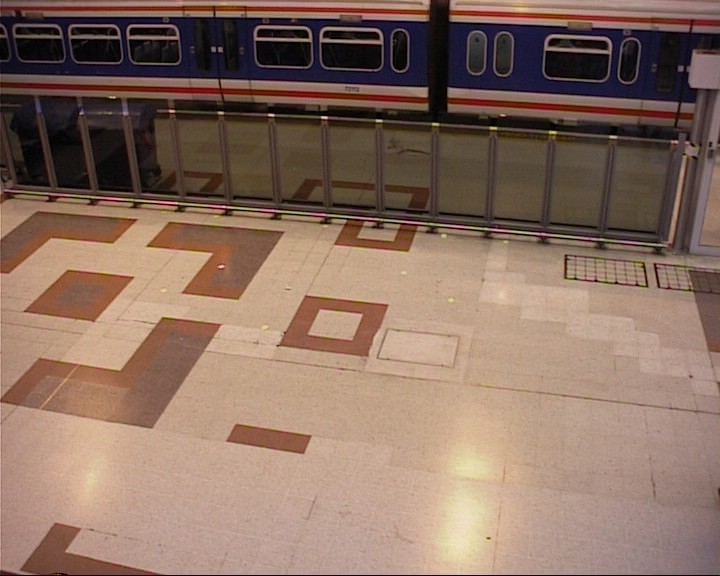
#> input picture in000001.jpg, 720 x 576 px; the run also reads 3 pictures not shown here
$ jupyter execute NonParamBGS.ipynb
#> lines starting #> are read from the running program, lines starting #| are printed output that depends on the picture; after the words box and inside, x2 and y2 are one past the last pixel; in counts of white or black regions, pixels touching at a corner belong together
<a href="https://colab.research.google.com/github/gabilodeau/INF6804/blob/master/NonParamBGS.ipynb" target="_parent"></a>

INF6804 Vision par ordinateur

Polytechnique Montréal

Détection de changements: Méthode non paramétrique par échantillons

[cell 1]
import numpy as np
import cv2
import os
import matplotlib.pyplot as plt

Lecture d'images pour entraîner le modèle. (Images provenant PETS 2006, http://www.cvg.reading.ac.uk/PETS2006/data.html)

[cell 2]
image_name = 'in000001.jpg'
if not os.path.exists(image_name):
  !gdown https://raw.githubusercontent.com/gabilodeau/INF6804/master/images/in000001.jpg
  !gdown https://raw.githubusercontent.com/gabilodeau/INF6804/master/images/in000003.jpg
  !gdown https://raw.githubusercontent.com/gabilodeau/INF6804/master/images/in000004.jpg
  !gdown https://raw.githubusercontent.com/gabilodeau/INF6804/master/images/in000005.jpg
  !gdown https://raw.githubusercontent.com/gabilodeau/INF6804/master/images/in000235.jpg

[cell 3]
image1 = (cv2.imread('in000001.jpg',cv2.IMREAD_GRAYSCALE)).astype(float)
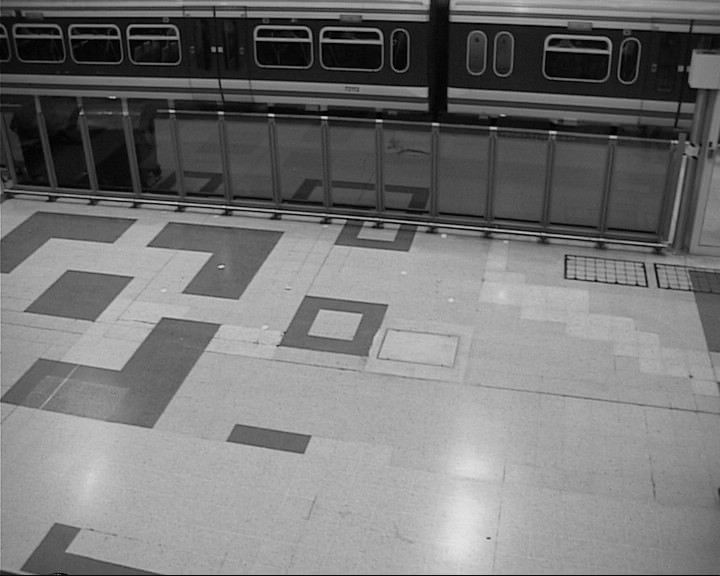
#> image1: shape (576, 720) float64; min 0, max 229, mean 117.9
plt.imshow(image1, cmap = plt.get_cmap('gray'))
plt.show()
image2 = (cv2.imread('in000003.jpg',cv2.IMREAD_GRAYSCALE)).astype(float)
#> image2: shape (576, 720) float64; min 0, max 230, mean 117.8
image3 = (cv2.imread('in000004.jpg',cv2.IMREAD_GRAYSCALE)).astype(float)
#> image3: shape (576, 720) float64; min 0, max 228, mean 117.8
image4 = (cv2.imread('in000005.jpg',cv2.IMREAD_GRAYSCALE)).astype(float)
#> image4: shape (576, 720) float64; min 0, max 229, mean 117.8

Dans cet exemple, les calculs sont faits sur une image en tons de gris. Pour entraîner le modèle, ici, on utilise les échantillons des quatres images.

Lecture de l'image qui sera utilisée pour la détection de changements.

[cell 4]
imagedet = (cv2.imread('in000235.jpg',cv2.IMREAD_GRAYSCALE)).astype(float)
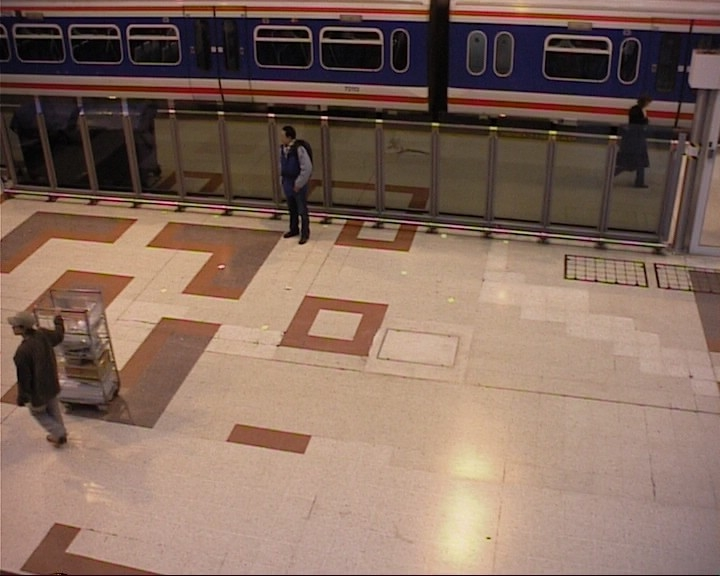
#> input picture in000235.jpg, 720 x 576 px
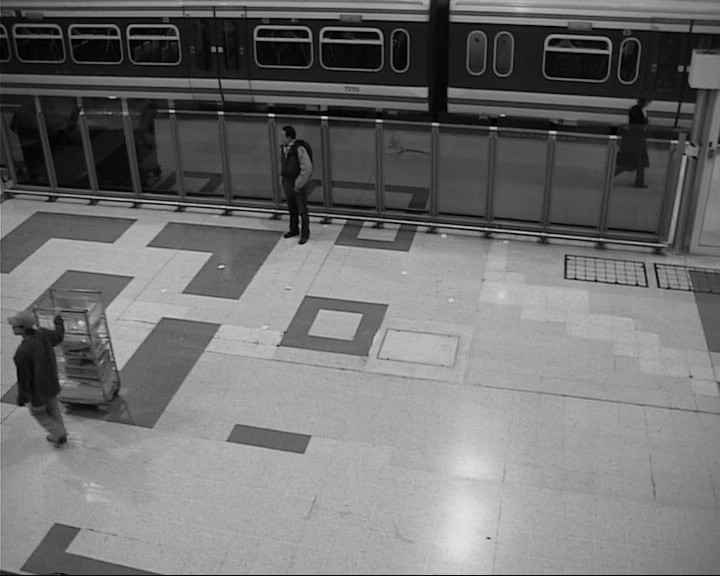
#> imagedet: shape (576, 720) float64; min 0, max 230, mean 113.2
plt.imshow(imagedet, cmap = plt.get_cmap('gray'))
plt.show()

[cell 5]
# Seuils de décision
R = 30
nbEchantillonsmin = 2

# Vecteur de 4 échantillons pour chaque pixel.
SimEch1 = np.abs(imagedet - image1)>= R
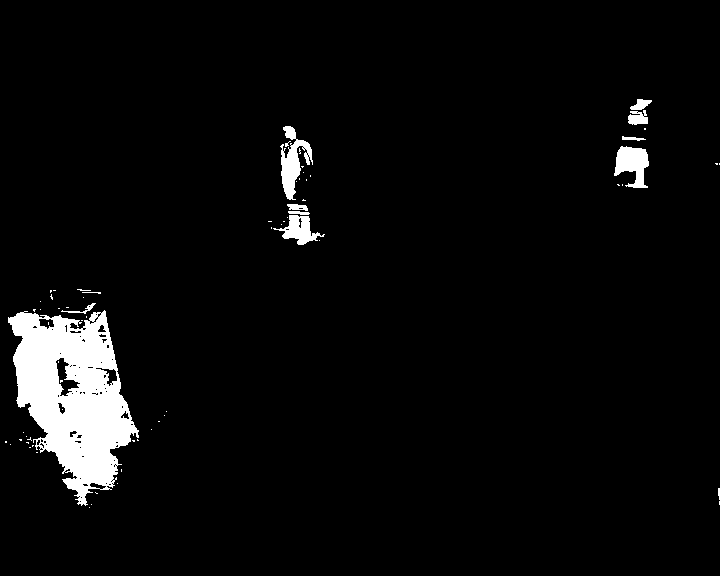
#> SimEch1: shape (576, 720) bool; 4.3% white; 70 white regions (58 under 20 px), largest, box (x1, y1, x2, y2) and area: (8, 310, 139, 506) 14295, (280, 126, 313, 200) 1087, (614, 146, 649, 188) 932
SimEch2 = np.abs(imagedet - image2)>= R
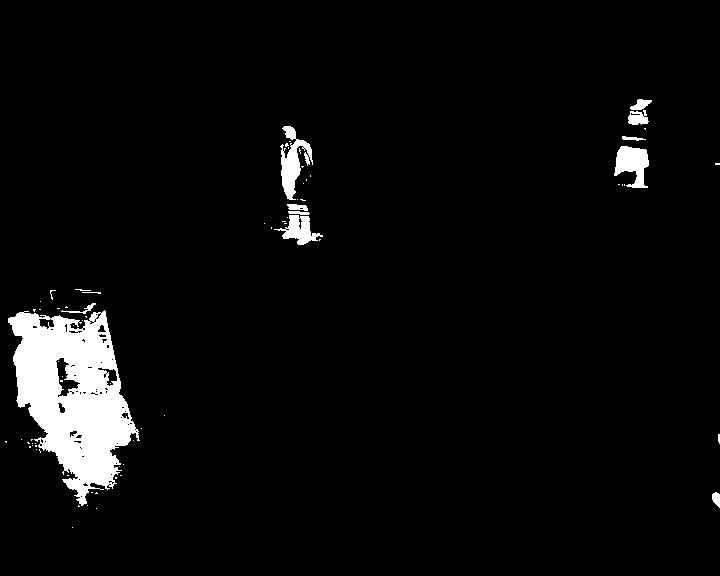
#> SimEch2: shape (576, 720) bool; 4.3% white; 73 white regions (61 under 20 px), largest, box (x1, y1, x2, y2) and area: (8, 310, 140, 506) 14243, (280, 126, 313, 200) 1085, (614, 146, 649, 188) 932
SimEch3 = np.abs(imagedet - image3)>= R
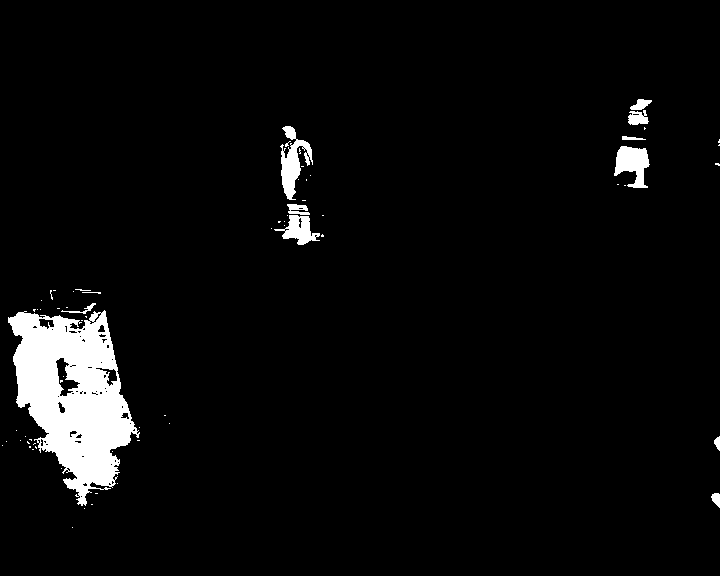
#> SimEch3: shape (576, 720) bool; 4.3% white; 68 white regions (56 under 20 px), largest, box (x1, y1, x2, y2) and area: (8, 310, 140, 506) 14274, (280, 126, 313, 200) 1085, (614, 146, 650, 188) 934
SimEch4 = np.abs(imagedet - image4)>= R
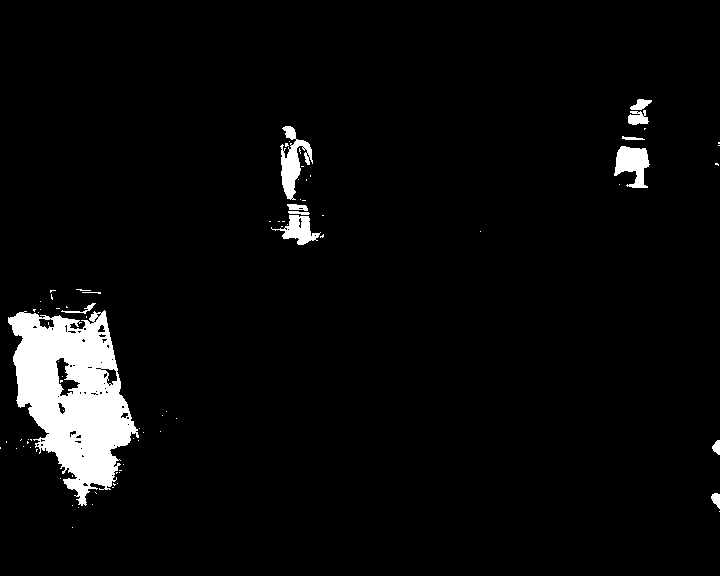
#> SimEch4: shape (576, 720) bool; 4.3% white; 83 white regions (70 under 20 px), largest, box (x1, y1, x2, y2) and area: (8, 310, 139, 506) 14274, (280, 126, 313, 200) 1086, (614, 146, 650, 188) 937

# Somme des correspondances
EchCorr = SimEch1.astype('int') + SimEch2.astype('int') + SimEch3.astype('int') + SimEch4.astype('int')
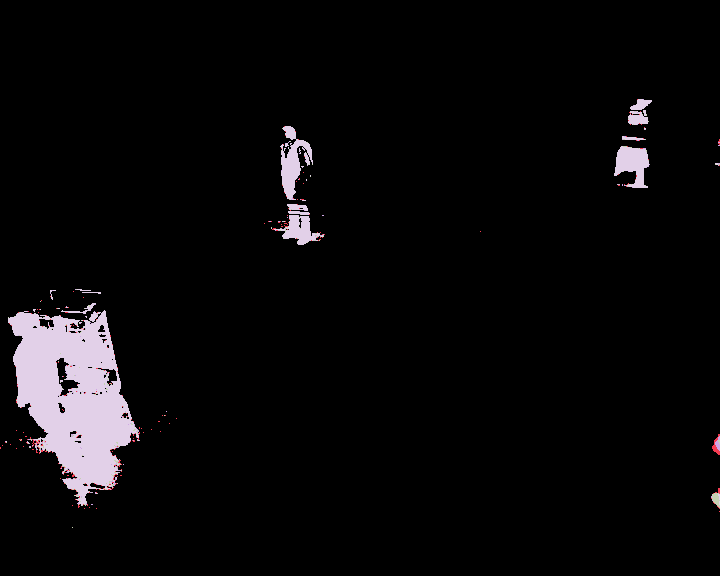
#> EchCorr: shape (576, 720) int64; 5 distinct labels, from 0 to 4; one colour per label, 0 black
Avantplan = EchCorr >= nbEchantillonsmin
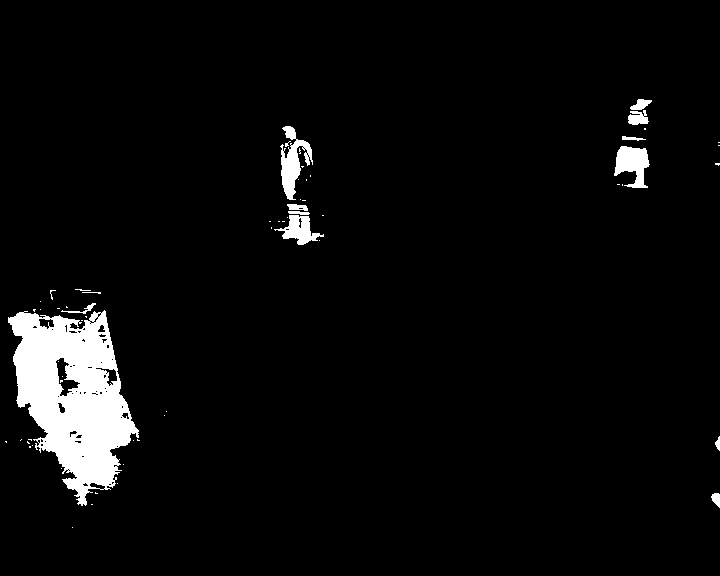
#> Avantplan: shape (576, 720) bool; 4.4% white; 62 white regions (49 under 20 px), largest, box (x1, y1, x2, y2) and area: (8, 310, 139, 506) 14373, (280, 126, 313, 200) 1091, (614, 146, 650, 188) 941

plt.imshow(~Avantplan,plt.get_cmap('binary'))
plt.show()
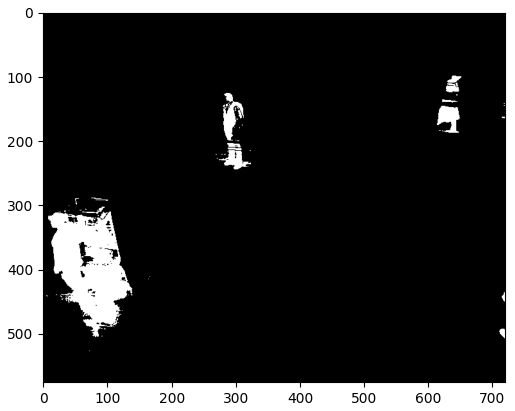
#> figure drawn by matplotlib, 1 panel

[cell 6]
print(np.sum(Avantplan))
#| 18109
